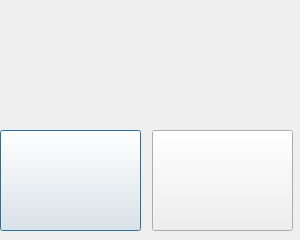
<?xml version="1.0" encoding="UTF-8"?>
<ui version="4.0">
 <class>Dialog</class>
 <widget class="QDialog" name="Dialog">
  <property name="geometry">
   <rect>
    <x>0</x>
    <y>0</y>
    <width>300</width>
    <height>240</height>
   </rect>
  </property>
  <property name="maximumSize">
   <size>
    <width>300</width>
    <height>240</height>
   </size>
  </property>
  <property name="windowTitle">
   <string>Dialog</string>
  </property>
  <property name="layoutDirection">
   <enum>Qt::LeftToRight</enum>
  </property>
  <widget class="QLabel" name="label">
   <property name="geometry">
    <rect>
     <x>0</x>
     <y>0</y>
     <width>301</width>
     <height>241</height>
    </rect>
   </property>
   <property name="text">
    <string/>
   </property>
  </widget>
  <widget class="QPushButton" name="pushButton">
   <property name="geometry">
    <rect>
     <x>0</x>
     <y>130</y>
     <width>141</width>
     <height>101</height>
    </rect>
   </property>
   <property name="text">
    <string/>
   </property>
  </widget>
  <widget class="QPushButton" name="pushButton_2">
   <property name="geometry">
    <rect>
     <x>152</x>
     <y>130</y>
     <width>141</width>
     <height>101</height>
    </rect>
   </property>
   <property name="text">
    <string/>
   </property>
  </widget>
 </widget>
 <resources/>
 <connections/>
</ui>
